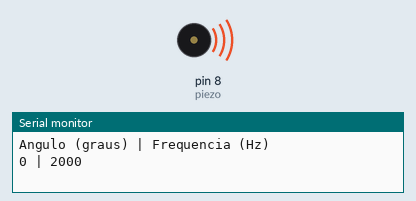
Bench run of a sketch on a simulated Arduino Uno, built with avr-gcc and run on an emulated ATmega328P. Shown: buzzer (waves = sounding), the last lines printed to the serial monitor.

Above: at 0.1 s.
At 3.6 s:
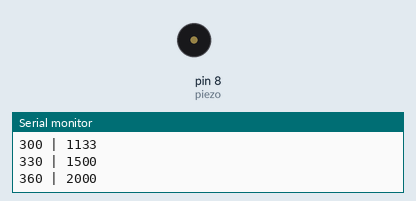
Timing chart, 0 to 6.0 s (numbered marks = the images above):
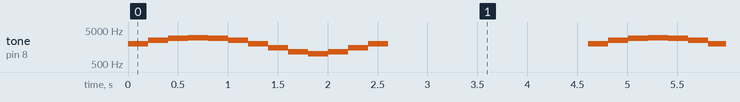

Measured:
- by itself, tone on pin 8 (piezo): repeats every 4.6 s: 2500 Hz 0.20 s, 2866 Hz 0.20 s, 3000 Hz 0.20 s, 2866 Hz 0.20 s, 2499 Hz 0.20 s, 1999 Hz 0.20 s, 1499 Hz 0.20 s, 1133 Hz 0.20 s, 1000 Hz 0.20 s, 1133 Hz 0.20 s, 1500 Hz 0.20 s, 2000 Hz 0.20 s, silent 2.0 s, 2000 Hz 0.20 s

The sketch:

desafio_01.ino
```cpp
// Desafio 1: frequência do piezo em função do ângulo
// Piezo no pino 8

const int piezo = 8;

void setup() {
  pinMode(piezo, OUTPUT);
  Serial.begin(9600);
  Serial.println("Angulo (graus) | Frequencia (Hz)");
}

void loop() {
  for (int angulo = 0; angulo <= 360; angulo += 30) {
    float radianos = angulo * PI / 180.0;
    int frequencia = 2000 + 1000 * sin(radianos);

    Serial.print(angulo);
    Serial.print(" | ");
    Serial.println(frequencia);

    tone(piezo, frequencia);
    delay(200);
  }

  noTone(piezo);
  delay(2000);
}
```
